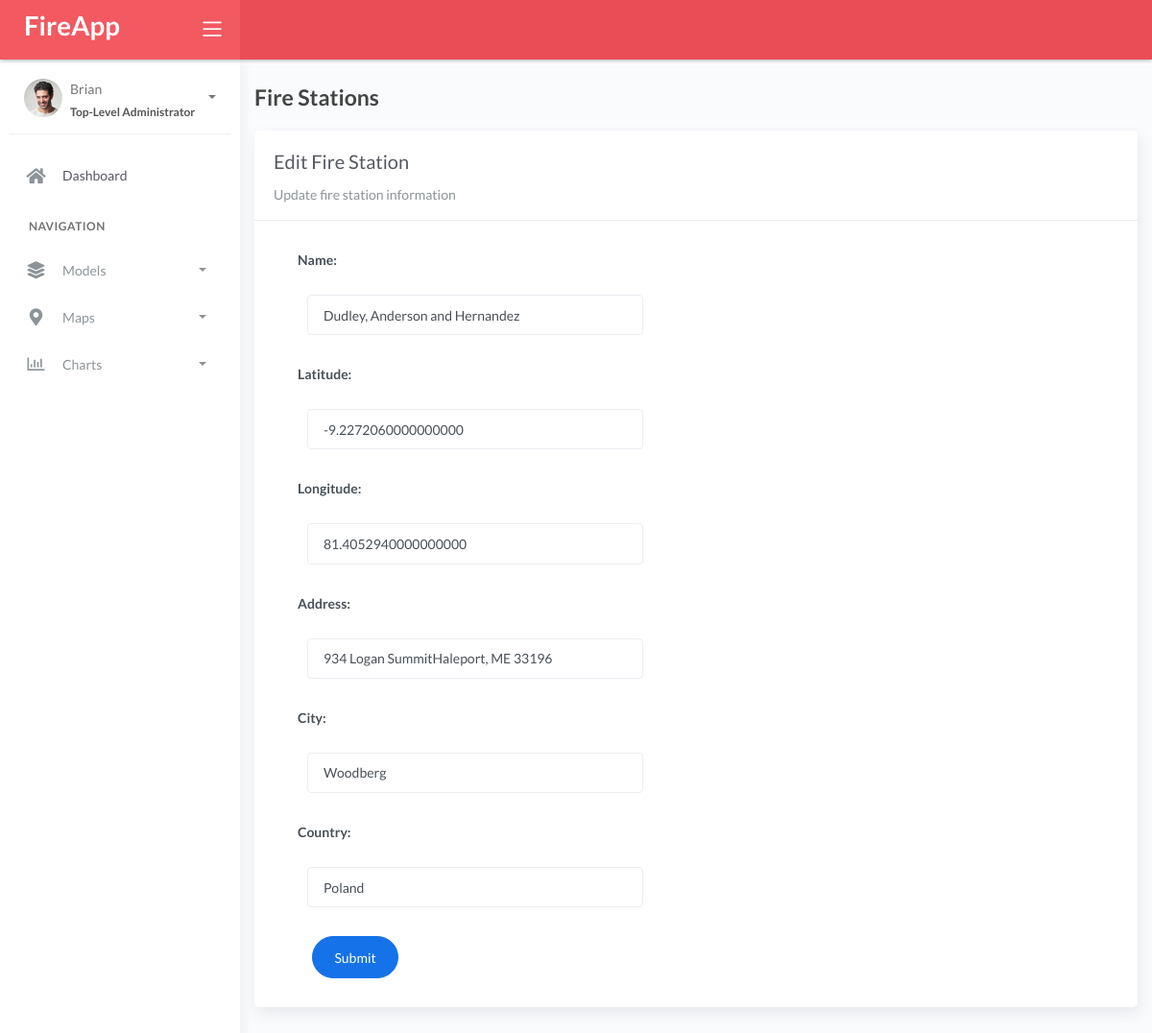
/firestation/edit/2/, run on the app's committed database.
### fire/models.py (models this page shows, shortened)
class BaseModel(models.Model):
    created_at = models.DateTimeField(auto_now_add=True, db_index=True)
    updated_at = models.DateTimeField(auto_now=True)
    class Meta:
        abstract = True

class FireStation(BaseModel):
    name = models.CharField(max_length=150)
    latitude = models.DecimalField(
        max_digits=22, decimal_places=16, null=True, blank=True)
    longitude = models.DecimalField(
        max_digits=22, decimal_places=16, null=True, blank=True)
    address = models.CharField(max_length=150)
    city = models.CharField(max_length=150)
    country = models.CharField(max_length=150)
    class Meta:
        verbose_name = 'Fire Station'

### fire/views.py (the view, shortened to what this page needs)
class FireStationUpdate(UpdateView):
    model = FireStation
    form_class = FireStationForm
    template_name = 'firestation/edit.html'
    success_url = reverse_lazy('firestation')

### fire/forms.py
class FireStationForm(ModelForm):
    class Meta:
        model = FireStation
        fields = "__all__"

### templates/firestation/edit.html (shortened to what this page needs)
{% extends 'base.html' %} {% load static %} {% block content %}
<div class="content">
  <div class="container-fluid">
    <h4 class="page-title mt-4">Fire Stations</h4>
    <div class="row">
      <div class="col-md-12">
        <div class="card">
          <div class="card-header">
            <div class="card-title">Edit Fire Station</div>
            <div class="card-category">Update fire station information</div>
          </div>
          <div class="col-md-6">
            <div class="card-body">
              <form class="" action="" method="post" novalidate>
                {% csrf_token %} {% include 'includes/form.html' %}
                <div class="form-group">
                  <div class="col-md-12 col-sm-3">
                    <button type="submit" class="btn btn-primary btn-rounded">Submit</button>
                  </div>
                </div>
              </div>
          </div>
        </div>
      </div>
    </div>
  </div>
</div>
{% endblock %}

### templates/includes/form.html (shortened to what this page needs)
{% load widget_tweaks %}
{% for field in form %}
<div class="field item form-group">
    <label>{{ field.label_tag }}</label>
  <div class="form-group">
    {% render_field field class="form-control" %}
  </div>
</div>
{% endfor %}

### data on the page
FireStation: name "Dudley, Anderson and Hernandez" "-9.2272060000000000" "81.4052940000000000" "934 Logan SummitHaleport, ME 33196" "Woodberg" "Poland"

### other printed values
{{ field.label_tag }} "Name:" "Latitude:" "Longitude:" "Address:" "City:" "Country:"
